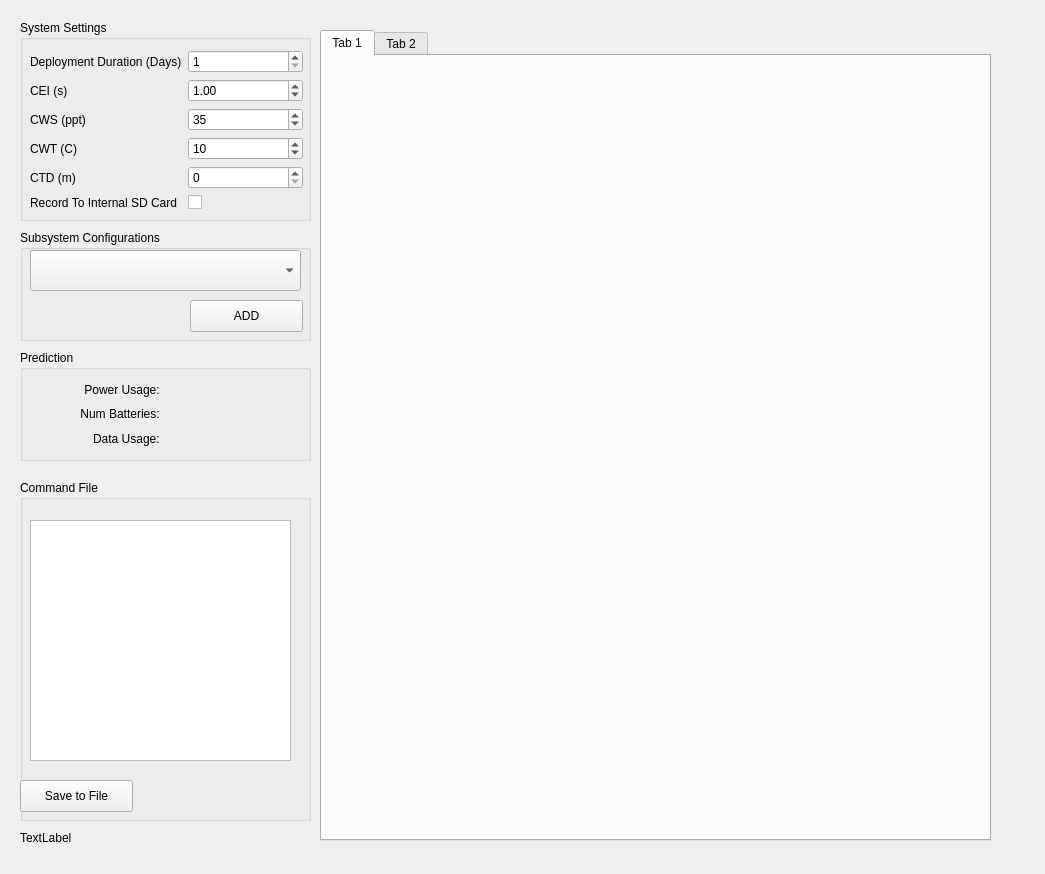
<?xml version="1.0" encoding="UTF-8"?>
<ui version="4.0">
 <class>RoweTechPredictor</class>
 <widget class="QMainWindow" name="RoweTechPredictor">
  <property name="geometry">
   <rect>
    <x>0</x>
    <y>0</y>
    <width>1045</width>
    <height>874</height>
   </rect>
  </property>
  <property name="windowTitle">
   <string>MainWindow</string>
  </property>
  <widget class="QWidget" name="centralWidget">
   <widget class="QGroupBox" name="groupBox">
    <property name="geometry">
     <rect>
      <x>20</x>
      <y>20</y>
      <width>291</width>
      <height>201</height>
     </rect>
    </property>
    <property name="title">
     <string>System Settings</string>
    </property>
    <widget class="QWidget" name="formLayoutWidget">
     <property name="geometry">
      <rect>
       <x>10</x>
       <y>30</y>
       <width>273</width>
       <height>164</height>
      </rect>
     </property>
     <layout class="QFormLayout" name="formLayout">
      <item row="0" column="0">
       <widget class="QLabel" name="label">
        <property name="text">
         <string>Deployment Duration (Days)</string>
        </property>
       </widget>
      </item>
      <item row="0" column="1">
       <widget class="QSpinBox" name="deploymentDurationSpinBox">
        <property name="minimum">
         <number>1</number>
        </property>
        <property name="maximum">
         <number>9999</number>
        </property>
       </widget>
      </item>
      <item row="1" column="0">
       <widget class="QLabel" name="label_2">
        <property name="text">
         <string>CEI (s)</string>
        </property>
       </widget>
      </item>
      <item row="1" column="1">
       <widget class="QDoubleSpinBox" name="ceiDoubleSpinBox">
        <property name="maximum">
         <double>99999.990000000005239</double>
        </property>
        <property name="value">
         <double>1.000000000000000</double>
        </property>
       </widget>
      </item>
      <item row="2" column="0">
       <widget class="QLabel" name="label_3">
        <property name="text">
         <string>CWS (ppt)</string>
        </property>
       </widget>
      </item>
      <item row="2" column="1">
       <widget class="QSpinBox" name="cwsSpinBox">
        <property name="value">
         <number>35</number>
        </property>
       </widget>
      </item>
      <item row="5" column="0">
       <widget class="QLabel" name="label_4">
        <property name="text">
         <string>Record To Internal SD Card</string>
        </property>
       </widget>
      </item>
      <item row="5" column="1">
       <widget class="QCheckBox" name="cerecordCheckBox">
        <property name="text">
         <string/>
        </property>
       </widget>
      </item>
      <item row="3" column="1">
       <widget class="QSpinBox" name="cwtSpinBox">
        <property name="minimum">
         <number>-100</number>
        </property>
        <property name="maximum">
         <number>100</number>
        </property>
        <property name="value">
         <number>10</number>
        </property>
       </widget>
      </item>
      <item row="4" column="1">
       <widget class="QSpinBox" name="ctdSpinBox">
        <property name="maximum">
         <number>10000</number>
        </property>
       </widget>
      </item>
      <item row="3" column="0">
       <widget class="QLabel" name="label_5">
        <property name="text">
         <string>CWT (C)</string>
        </property>
       </widget>
      </item>
      <item row="4" column="0">
       <widget class="QLabel" name="label_6">
        <property name="text">
         <string>CTD (m)</string>
        </property>
       </widget>
      </item>
     </layout>
    </widget>
   </widget>
   <widget class="QGroupBox" name="subsystemConfigGroupBox">
    <property name="geometry">
     <rect>
      <x>20</x>
      <y>230</y>
      <width>291</width>
      <height>111</height>
     </rect>
    </property>
    <property name="title">
     <string>Subsystem Configurations</string>
    </property>
    <widget class="QComboBox" name="subsystemComboBox">
     <property name="geometry">
      <rect>
       <x>10</x>
       <y>20</y>
       <width>271</width>
       <height>41</height>
      </rect>
     </property>
    </widget>
    <widget class="QPushButton" name="addSubsystemButton">
     <property name="geometry">
      <rect>
       <x>170</x>
       <y>70</y>
       <width>113</width>
       <height>32</height>
      </rect>
     </property>
     <property name="text">
      <string>ADD</string>
     </property>
    </widget>
   </widget>
   <widget class="QTabWidget" name="tabSubsystem">
    <property name="enabled">
     <bool>true</bool>
    </property>
    <property name="geometry">
     <rect>
      <x>320</x>
      <y>30</y>
      <width>671</width>
      <height>811</height>
     </rect>
    </property>
    <property name="currentIndex">
     <number>0</number>
    </property>
    <widget class="QWidget" name="tab_3">
     <attribute name="title">
      <string>Tab 1</string>
     </attribute>
    </widget>
    <widget class="QWidget" name="tab_4">
     <attribute name="title">
      <string>Tab 2</string>
     </attribute>
    </widget>
   </widget>
   <widget class="QGroupBox" name="predictionGroupBox">
    <property name="geometry">
     <rect>
      <x>20</x>
      <y>350</y>
      <width>291</width>
      <height>111</height>
     </rect>
    </property>
    <property name="title">
     <string>Prediction</string>
    </property>
    <widget class="QWidget" name="layoutWidget">
     <property name="geometry">
      <rect>
       <x>0</x>
       <y>30</y>
       <width>291</width>
       <height>68</height>
      </rect>
     </property>
     <layout class="QGridLayout" name="gridLayout_2">
      <item row="1" column="1">
       <widget class="QLabel" name="numBatteriesLabel">
        <property name="text">
         <string/>
        </property>
       </widget>
      </item>
      <item row="2" column="1">
       <widget class="QLabel" name="dataUsageLabel">
        <property name="text">
         <string/>
        </property>
       </widget>
      </item>
      <item row="1" column="0">
       <widget class="QLabel" name="label_17">
        <property name="text">
         <string>Num Batteries: </string>
        </property>
        <property name="alignment">
         <set>Qt::AlignRight|Qt::AlignTrailing|Qt::AlignVCenter</set>
        </property>
       </widget>
      </item>
      <item row="0" column="1">
       <widget class="QLabel" name="powerLabel">
        <property name="text">
         <string/>
        </property>
       </widget>
      </item>
      <item row="0" column="0">
       <widget class="QLabel" name="label_16">
        <property name="sizePolicy">
         <sizepolicy hsizetype="Preferred" vsizetype="Preferred">
          <horstretch>0</horstretch>
          <verstretch>0</verstretch>
         </sizepolicy>
        </property>
        <property name="text">
         <string>Power Usage: </string>
        </property>
        <property name="alignment">
         <set>Qt::AlignRight|Qt::AlignTrailing|Qt::AlignVCenter</set>
        </property>
       </widget>
      </item>
      <item row="2" column="0">
       <widget class="QLabel" name="label_29">
        <property name="text">
         <string>Data Usage: </string>
        </property>
        <property name="alignment">
         <set>Qt::AlignRight|Qt::AlignTrailing|Qt::AlignVCenter</set>
        </property>
       </widget>
      </item>
     </layout>
    </widget>
   </widget>
   <widget class="QGroupBox" name="commandFileGroupBox">
    <property name="geometry">
     <rect>
      <x>20</x>
      <y>480</y>
      <width>291</width>
      <height>341</height>
     </rect>
    </property>
    <property name="title">
     <string>Command File</string>
    </property>
    <widget class="QTextBrowser" name="commandFileTextBrowser">
     <property name="geometry">
      <rect>
       <x>10</x>
       <y>40</y>
       <width>261</width>
       <height>241</height>
      </rect>
     </property>
    </widget>
    <widget class="QPushButton" name="saveCommandsButton">
     <property name="geometry">
      <rect>
       <x>0</x>
       <y>300</y>
       <width>113</width>
       <height>32</height>
      </rect>
     </property>
     <property name="text">
      <string>Save to File</string>
     </property>
    </widget>
   </widget>
   <widget class="QLabel" name="revLabel">
    <property name="geometry">
     <rect>
      <x>20</x>
      <y>830</y>
      <width>291</width>
      <height>16</height>
     </rect>
    </property>
    <property name="text">
     <string>TextLabel</string>
    </property>
   </widget>
  </widget>
 </widget>
 <resources/>
 <connections/>
</ui>
